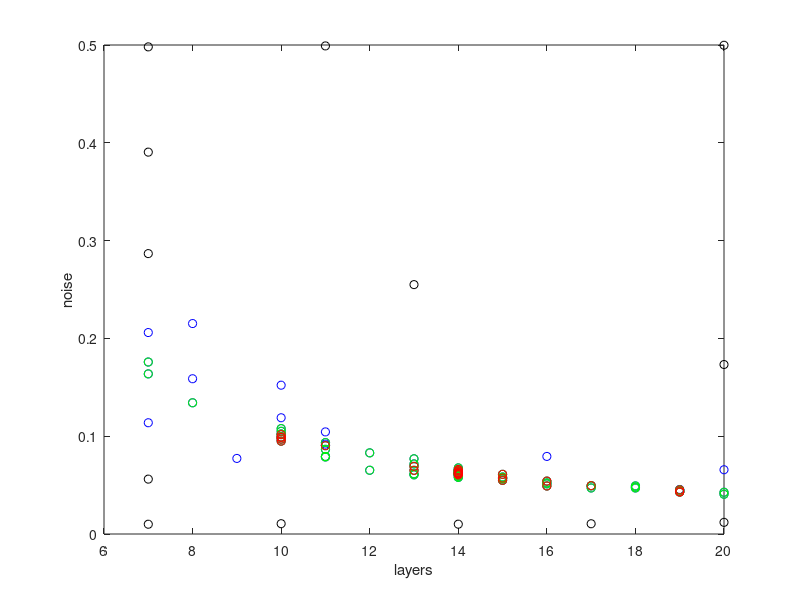

Write the MATLAB code that produced this figure.
results = csvread( 'results2.csv' );

err = results(:,1);

red = err < 0.139;
green = err < 0.14;
blue = err < 0.144;
black = err >= 0.144;

plot( results( black, 2 ), results( black, 3 ), 'ko' )
hold on;

plot( results( blue, 2 ), results( blue, 3 ), 'bo' )
plot( results( green, 2 ), results( green, 3 ), 'go' )
plot( results( red, 2 ), results( red, 3 ), 'ro' )

xlabel( 'layers')
ylabel( 'noise' )

hold off;

